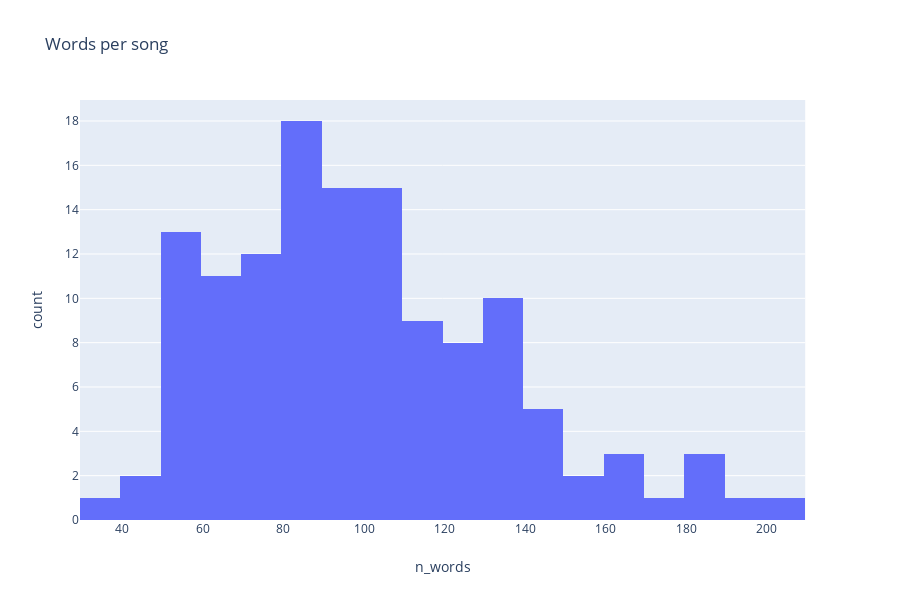

This figure's notebook cell:
### Code cell
# distribution words per song
fig = px.histogram(song_df, x='n_words', title='Words per song')
fig.show()

### Figure 1 — Plotly figure (JSON) as saved in the notebook; plotly's stock layout.template omitted (floating-point values rounded to 4 significant figures; data arrays with more than 128 entries replaced by an {"elided": "..."} marker saying what was removed)
{"data": [{"alignmentgroup": "True", "bingroup": "x", "hoverlabel": {"namelength": 0}, "hovertemplate": "n_words=%{x}<br>count=%{y}", "legendgroup": "", "marker": {"color": "#636efa"}, "name": "", "offsetgroup": "", "orientation": "v", "showlegend": false, "type": "histogram", "x": {"elided": "130 int values"}, "xaxis": "x", "yaxis": "y"}], "layout": {"barmode": "relative", "height": 600, "legend": {"tracegroupgap": 0}, "title": {"text": "Words per song"}, "xaxis": {"anchor": "y", "domain": [0, 0.98], "title": {"text": "n_words"}}, "yaxis": {"anchor": "x", "domain": [0, 1], "title": {"text": "count"}}}}
